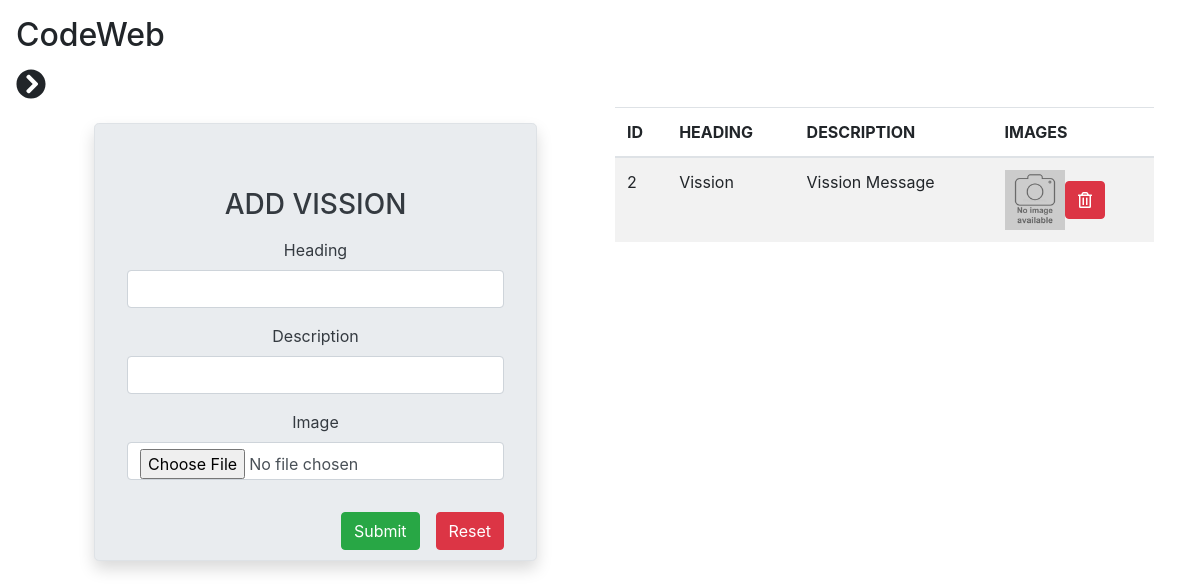
/admin/vission.php (signed in), run on the app's committed database.
### tables this page shows
CREATE TABLE `vission` (
  `id` int(255) NOT NULL,
  `heading` varchar(100) NOT NULL,
  `description` text NOT NULL,
  `image` varchar(500) NOT NULL
);

### admin/vission.php (the view, shortened to what this page needs)
<?php
include('includs/header.php');
?>
<div class="col-sm-12">
    <div class="container-fluid">
      <div class="row">
        <div class="col-sm-6">
          <div class=" mx-5 my-3 text-center">
            <form action="" class="jumbotron shadow text-dark border mt-3" method="POST" enctype="multipart/form-data">
              <h3 class="text-center mb-3">ADD VISSION</h3>
              <div class="form-group">
                  <label for="Heading">Heading</label>
                  <input type="text" name="Heading" class="form-control">
              </div>
              <div class="form-group">
                  <label for="Description">Description</label>
                  <input type="text" name="Description" class="form-control">
              </div>
              <div class="form-group">
                  <label for="Image">Image</label>
                  <input type="file" name="uploadfile"  class="form-control">
              </div>
              <input type="reset" value="Reset" class="btn btn-danger ml-3 my-3 float-right">
              <input type="Submit" name="upload" value="Submit" class="btn btn-success my-3 float-right">
            </form>
          </div>
        </div>
        <div class="col-sm-6">
          <?php
          $sql="SELECT * FROM vission";
          $result=$conn->query($sql);
          if($result->num_rows>0)
          {
              echo '<table class="table table-striped">';
                  echo '<thead>';
                      echo '<tr>';
                      echo '<th scope="col">ID</th>';
                      echo '<th scope="col">HEADING</th>';
                      echo '<th scope="col">DESCRIPTION</th>';
                      echo '<th scope="col">IMAGES</th>';
                      echo '</tr>';
                  echo '</thead>';
                  while($row=$result->fetch_assoc())
                  {
                  echo '<tbody>';
                      echo '<tr>';
                      echo '<td>'.$row['id'].'</td>';
                      echo '<td>'.$row['heading'].'</td>';
                      echo '<td>'.$row['description'].'</td>';
                      echo '<form action="" method="POST">';
                      echo '<td>';
                      echo '<img src="image/vission/'.$row['image'].'"width="60" height="60" alt="">';
                      echo '<button type="submit" name="Delete" class="btn btn-danger"><i class="far fa-trash-alt"></i></button>';
                      echo '</td>';
                      echo '</form>';
                      echo '</tr>';
                  echo '</tbody>';
                  }
              echo '</table>';
          }
          else
          {
              echo "0 result";
          }
          ?>
        </div>
      </div>
    </div>
</div>
<?php include('includs/footer.php'); ?>

### data on the page
vission: id "2", heading "Vission", description "Vission Message", image (placeholder picture)
